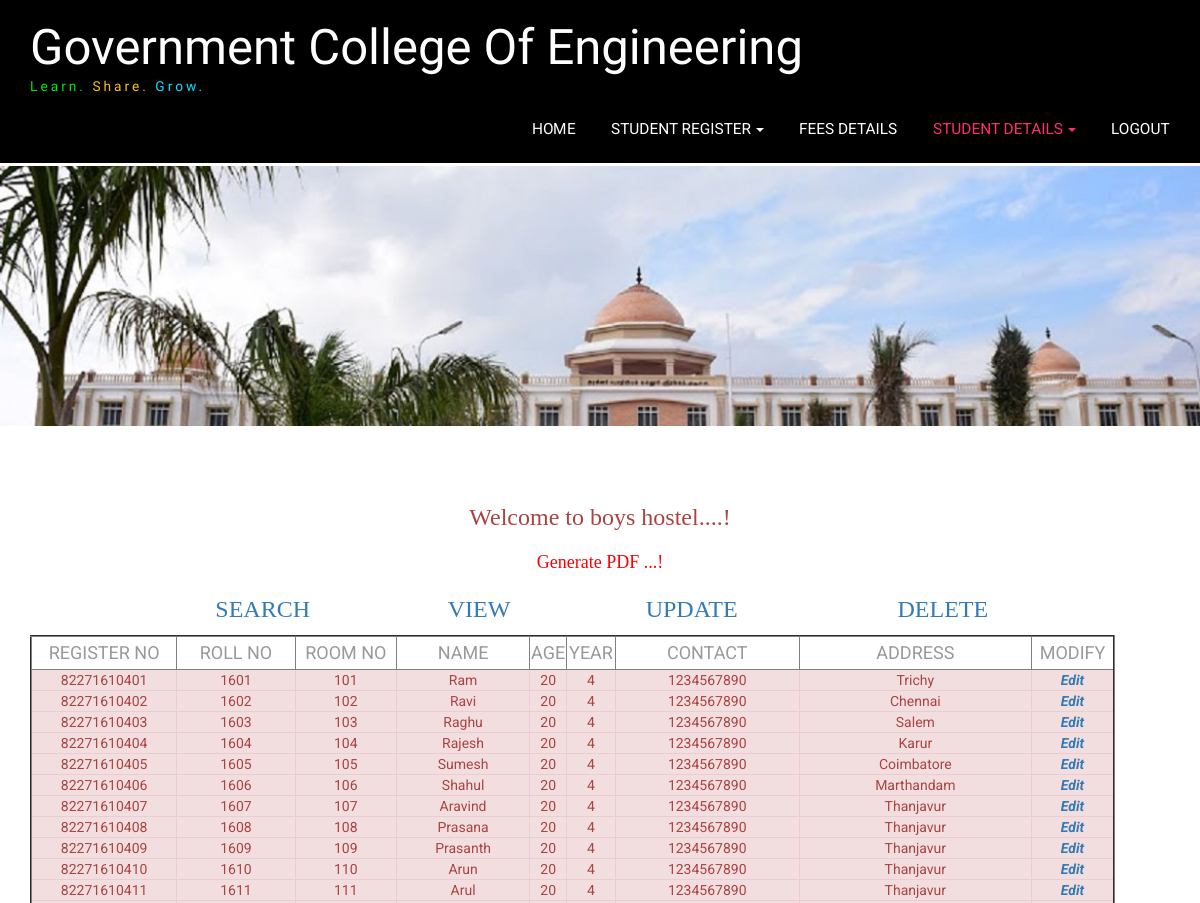
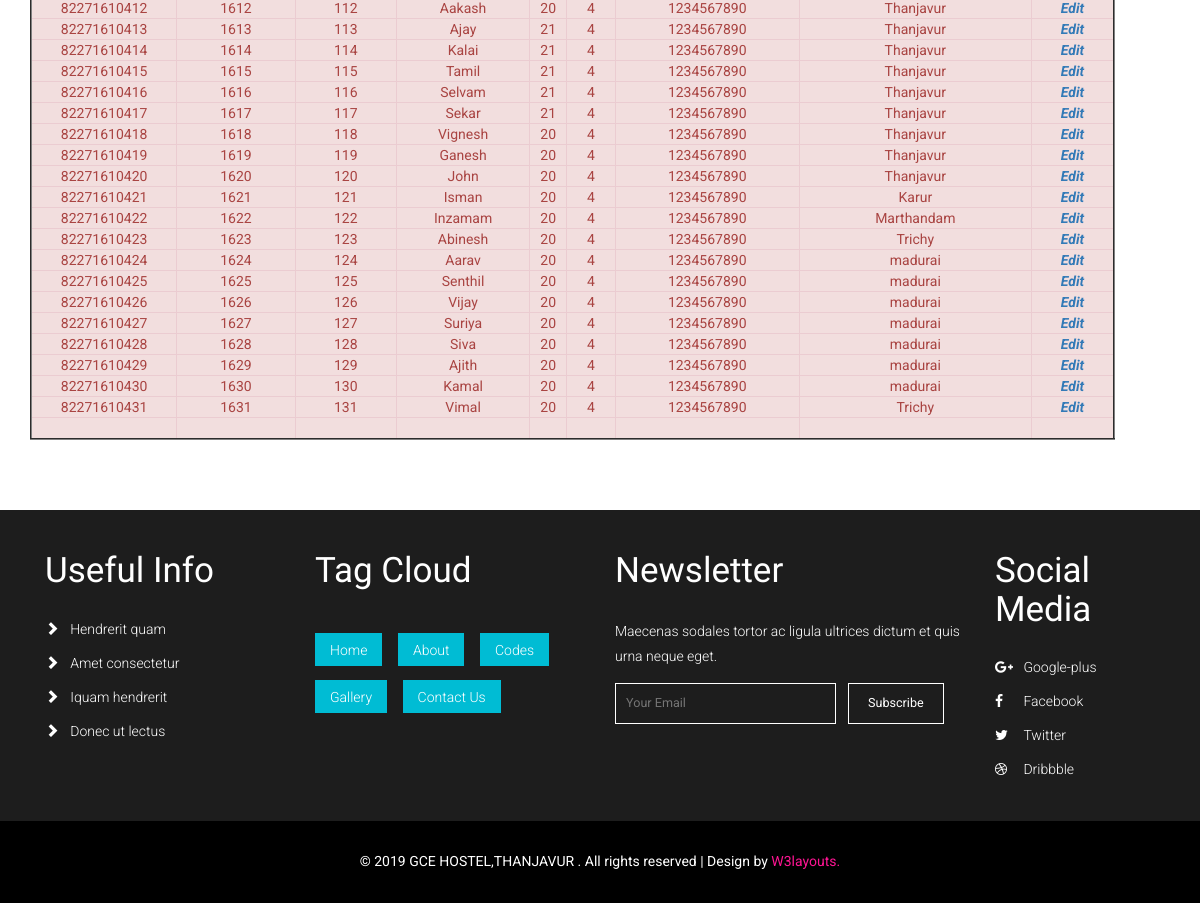
The page /boys_update.php on the database its author committed (2 pictures, top to bottom).
### tables this page shows
CREATE TABLE `boys` (
  `Id` int(5) NOT NULL,
  `Student_Id` bigint(20) NOT NULL,
  `Roll` varchar(50) NOT NULL,
  `Room` int(10) NOT NULL,
  `Name` varchar(50) NOT NULL,
  `Age` int(50) NOT NULL,
  `Department` varchar(50) NOT NULL,
  `Year` int(50) NOT NULL,
  `Email` varchar(50) NOT NULL,
  `Contact` int(10) NOT NULL,
  `Address` varchar(50) NOT NULL,
  `User_Name` varchar(50) NOT NULL,
  `Password` bigint(50) NOT NULL
);

### boys_update.php (the view, shortened to what this page needs)
<?php
include("dbconnect.php");
extract($_POST);
?>
<!DOCTYPE html>
<html lang="en">
<head>
<link href="css/bootstrap.css" type="text/css" rel="stylesheet" media="all">
<link href="css/style.css" type="text/css" rel="stylesheet" media="all">
<link href='css/simplelightbox.css' rel='stylesheet' type='text/css'>
<link href="css/font-awesome.css" rel="stylesheet">
</head>
<body>
	<div class="headerw3l">
		<nav class="navbar navbar-default">
			<div class="container">
				<div class="navbar-header navbar-left">
					<h1><a href="index.php">Government College Of Engineering <span><i>Learn.</i> <i class="logo-w3l2">Share.</i> <i class="logo-w3l4"> Grow.</i></span></a></h1>
				</div>
				<div class="collapse navbar-collapse navbar-right" id="bs-example-navbar-collapse-1">
					<ul class="nav navbar-nav navbar-left">
						<li  ><a href="admin_home.php" class="link link--yaku"><span>H</span><span>O</span><span>M</span><span>E</span></a></li>
<li><a href="#" class="dropdown-toggle link link--yaku" data-toggle="dropdown" role="button" aria-haspopup="true" aria-expanded="false"><span>STUDENT REGISTER</span> <span class="caret"></span></a>
					  </li>
						<li><a href="fee_details.php" class="link link--yaku"><span>FEES DETAILS</span> </a></li>
						<li  class="active"><a href="#" class="dropdown-toggle link link--yaku" data-toggle="dropdown" role="button" aria-haspopup="true" aria-expanded="false"><span>STUDENT DETAILS</span> <span class="caret"></span></a>
						  </li>
					 <li><a href="admin.php" class="link link--yaku"><span>LOGOUT</span></a></li>
					</ul>
					<div class="clearfix"> </div>
				</div>
			</div>
		</nav>
	</div>
	<div class="banner about-w3banner">
		<div class="banner-img1">
			<div class="banner-w3text">
				<h2>&nbsp;</h2>
			</div>
		</div>
	</div>
<div class="gallery w3-agileits">
		<div class="container">
		  <form name="form1" method="post" action="">
            <p align="center" class="text-danger style4">Welcome to boys hostel....!</p>
            <p align="center" class="text-danger style4"><a href="boys_pdf.php" target="_blank"><span class="style6">Generate PDF ...! </span></a></p>
            <table width="935" height="51" border="0" align="center">
              <tr>
                <td><div align="center"><a href="boys_list.php" target="_self" class="style4">SEARCH</a></div></td>
                <td><div align="center" class="style4"><a href="boys_view.php" target="_self">VIEW</a></div></td>
                <td><div align="center" class="style4"><a href="boys_update.php" target="_self">UPDATE</a></div></td>
                <td><div align="center" class="style4"><a href="boys_delete.php" target="_self">DELETE</a></div></td>
              </tr>
            </table>
            <table width="1085" height="158" border="2" align="left">
              <tr>
                <td width="138"><div align="center" class="style11">
                  <p>REGISTER NO </p>
                </div></td>
                <td width="112"><div align="center" class="style11">
                  <p>ROLL NO </p>
                </div></td>
                <td width="96"><div align="center" class="style11">
                  <p>ROOM NO </p>
                </div></td>
                <td width="126"><div align="center" class="style11">
                  <p>NAME</p>
                </div></td>
                <td width="35"><div align="center" class="style11">
                  <p>AGE</p>
                </div></td>
                <td width="46"><div align="center" class="style11">
                  <p>YEAR</p>
                </div></td>
                <td width="174"><div align="center" class="style11">
                  <p>CONTACT</p>
                </div></td>
                <td width="220"><div align="center" class="style11">
                  <p>ADDRESS</p>
                </div></td>
                <td width="78"><div align="center" class="style11">
                  <p>MODIFY</p>
                </div></td>
              </tr>
              <?php
	$xyz=mysqli_query($connect,"select * from boys ");
while(	$row=mysqli_fetch_array($xyz))
{
?>
              <tr>
                <td class="alert-danger"><div align="center"><?php echo $row["Student_Id"];?></div></td>
                <td class="alert-danger"><div align="center"><?php echo $row["Roll"];?></div></td>
                <td class="alert-danger"><div align="center"><?php echo $row["Room"];?></div></td>
                <td class="alert-danger"><div align="center"><?php echo $row["Name"];?></div></td>
                <td class="alert-danger"><div align="center"><?php echo $row["Age"];?></div></td>
                <td class="alert-danger"><div align="center"><?php echo $row["Year"];?></div></td>
                <td class="alert-danger"><div align="center"><?php echo $row["Contact"];?></div></td>
                <td class="alert-danger"><div align="center"><?php echo $row["Address"];?></div></td>
                <td class="alert-danger"><div align="center"> <em><strong><a href="boys_update1.php?id=<?php echo $row["Id"];?>" target="_self">Edit</a></strong> </a></div></td>
              </tr>
              <?php
	}
	?>
              <tr>
                <td class="alert-danger">&nbsp;</td>
                <td class="alert-danger">&nbsp;</td>
                <td class="alert-danger">&nbsp;</td>
                <td class="alert-danger">&nbsp;</td>
                <td class="alert-danger">&nbsp;</td>
                <td class="alert-danger">&nbsp;</td>
                <td class="alert-danger">&nbsp;</td>
                <td class="alert-danger">&nbsp;</td>
                <td class="alert-danger">&nbsp;</td>
              </tr>
            </table>
            <p>&nbsp;</p>
            <p>&nbsp;</p>
            <p>&nbsp;	</p>
            <p>&nbsp;</p>
            <p>&nbsp;</p>
            <p>&nbsp;</p>
            <p>&nbsp;</p>
            <p>&nbsp;</p>
            <p>&nbsp;</p>
		  </form>
		  <div class="agileinfo-gallery-row">
		  </div>
  </div>
</div>
	<div class="footer w3layouts">
		<div class="container">
			<div class="footer-agileinfo">
				<div class="col-md-3 col-sm-6 footer-grid">
					<h3>Useful Info</h3>
					<ul>
						<li><a href="#"><i class="glyphicon glyphicon-chevron-right"></i>Hendrerit quam</a></li>
						<li><a href="#"><i class="glyphicon glyphicon-chevron-right"></i>Amet consectetur </a></li>
						<li><a href="#"><i class="glyphicon glyphicon-chevron-right"></i>Iquam hendrerit</a></li>
						<li><a href="#"><i class="glyphicon glyphicon-chevron-right"></i>Donec ut lectus </a></li>
					</ul>
				</div>
				<div class="col-md-3 col-sm-6 footer-grid footer-tags">
					<h3>Tag Cloud</h3>
					<ul>
						<li><a href="index.html">Home</a></li>
						<li><a href="about.html">About</a></li>
						<li><a href="codes.html">Codes</a></li>
						<li><a href="gallery.html">Gallery</a></li>
						<li><a href="contact.html">Contact Us</a></li>
					</ul>
				</div>
				<div class="col-md-4 col-sm-6 footer-grid footer-review">
					<h3>Newsletter</h3>
					<p>Maecenas sodales tortor ac ligula ultrices dictum et quis urna neque eget.</p>
					<form action="#" method="post">
						<input type="email" name="Email" placeholder="Your Email" required="">
						<input type="submit" value="Subscribe">
						<div class="clearfix"> </div>
					</form>
				</div>
				<div class="col-md-2 col-sm-6 footer-grid w3social">
					<h3>Social Media</h3>
					<ul>
						<li><a href="#"><i class="fa fa-google-plus"></i>Google-plus</a></li>
						<li><a href="#"><i class="fa fa-facebook"></i>Facebook</a></li>
						<li><a href="#"><i class="fa fa-twitter"></i>Twitter</a></li>
						<li><a href="#"><i class="fa fa-dribbble"></i>Dribbble</a></li>
					</ul>
				</div>
				<div class="clearfix"> </div>
			</div>
		</div>
	</div>
	<div class="copy-right">
		<div class="container">
			<p>© 2019 GCE HOSTEL,THANJAVUR . All rights reserved | Design by <a href="http://w3layouts.com"> W3layouts.</a></p>
		</div>
	</div>
</body>
</html>

### boys_update.php (style rules this page uses)
.style11 { font-size: 18px; }
.style6 { animation: blinkingText 0.5s infinite; font-family: "Lucida Calligraphy"; font-size: 18px; color: #FF0000; }

### rows shown on the page
boys: Student_Id "82271610401", Roll "1601", Room "101", Name "Ram", Age "20", Year "4", Contact "1234567890", Address "Trichy"
boys: Student_Id "82271610402", Roll "1602", Room "102", Name "Ravi", Age "20", Year "4", Contact "1234567890", Address "Chennai"
boys: Student_Id "82271610403", Roll "1603", Room "103", Name "Raghu", Age "20", Year "4", Contact "1234567890", Address "Salem"
boys: Student_Id "82271610404", Roll "1604", Room "104", Name "Rajesh", Age "20", Year "4", Contact "1234567890", Address "Karur"
boys: Student_Id "82271610405", Roll "1605", Room "105", Name "Sumesh", Age "20", Year "4", Contact "1234567890", Address "Coimbatore"
boys: Student_Id "82271610406", Roll "1606", Room "106", Name "Shahul", Age "20", Year "4", Contact "1234567890", Address "Marthandam"
boys: Student_Id "82271610407", Roll "1607", Room "107", Name "Aravind", Age "20", Year "4", Contact "1234567890", Address "Thanjavur"
boys: Student_Id "82271610408", Roll "1608", Room "108", Name "Prasana", Age "20", Year "4", Contact "1234567890", Address "Thanjavur"
boys: Student_Id "82271610409", Roll "1609", Room "109", Name "Prasanth", Age "20", Year "4", Contact "1234567890", Address "Thanjavur"
boys: Student_Id "82271610410", Roll "1610", Room "110", Name "Arun", Age "20", Year "4", Contact "1234567890", Address "Thanjavur"
boys: Student_Id "82271610411", Roll "1611", Room "111", Name "Arul", Age "20", Year "4", Contact "1234567890", Address "Thanjavur"
boys: Student_Id "82271610412", Roll "1612", Room "112", Name "Aakash", Age "20", Year "4", Contact "1234567890", Address "Thanjavur"
boys: Student_Id "82271610413", Roll "1613", Room "113", Name "Ajay", Age "21", Year "4", Contact "1234567890", Address "Thanjavur"
boys: Student_Id "82271610414", Roll "1614", Room "114", Name "Kalai", Age "21", Year "4", Contact "1234567890", Address "Thanjavur"
boys: Student_Id "82271610415", Roll "1615", Room "115", Name "Tamil", Age "21", Year "4", Contact "1234567890", Address "Thanjavur"
boys: Student_Id "82271610416", Roll "1616", Room "116", Name "Selvam", Age "21", Year "4", Contact "1234567890", Address "Thanjavur"
boys: Student_Id "82271610417", Roll "1617", Room "117", Name "Sekar", Age "21", Year "4", Contact "1234567890", Address "Thanjavur"
boys: Student_Id "82271610418", Roll "1618", Room "118", Name "Vignesh", Age "20", Year "4", Contact "1234567890", Address "Thanjavur"
boys: Student_Id "82271610419", Roll "1619", Room "119", Name "Ganesh", Age "20", Year "4", Contact "1234567890", Address "Thanjavur"
boys: Student_Id "82271610420", Roll "1620", Room "120", Name "John", Age "20", Year "4", Contact "1234567890", Address "Thanjavur"
boys: Student_Id "82271610421", Roll "1621", Room "121", Name "Isman", Age "20", Year "4", Contact "1234567890", Address "Karur"
boys: Student_Id "82271610422", Roll "1622", Room "122", Name "Inzamam", Age "20", Year "4", Contact "1234567890", Address "Marthandam"
boys: Student_Id "82271610423", Roll "1623", Room "123", Name "Abinesh", Age "20", Year "4", Contact "1234567890", Address "Trichy"
boys: Student_Id "82271610424", Roll "1624", Room "124", Name "Aarav", Age "20", Year "4", Contact "1234567890", Address "madurai"
boys: Student_Id "82271610425", Roll "1625", Room "125", Name "Senthil", Age "20", Year "4", Contact "1234567890", Address "madurai"
boys: Student_Id "82271610426", Roll "1626", Room "126", Name "Vijay", Age "20", Year "4", Contact "1234567890", Address "madurai"
boys: Student_Id "82271610427", Roll "1627", Room "127", Name "Suriya", Age "20", Year "4", Contact "1234567890", Address "madurai"
boys: Student_Id "82271610428", Roll "1628", Room "128", Name "Siva", Age "20", Year "4", Contact "1234567890", Address "madurai"
boys: Student_Id "82271610429", Roll "1629", Room "129", Name "Ajith", Age "20", Year "4", Contact "1234567890", Address "madurai"
boys: Student_Id "82271610430", Roll "1630", Room "130", Name "Kamal", Age "20", Year "4", Contact "1234567890", Address "madurai"
boys: Student_Id "82271610431", Roll "1631", Room "131", Name "Vimal", Age "20", Year "4", Contact "1234567890", Address "Trichy"
